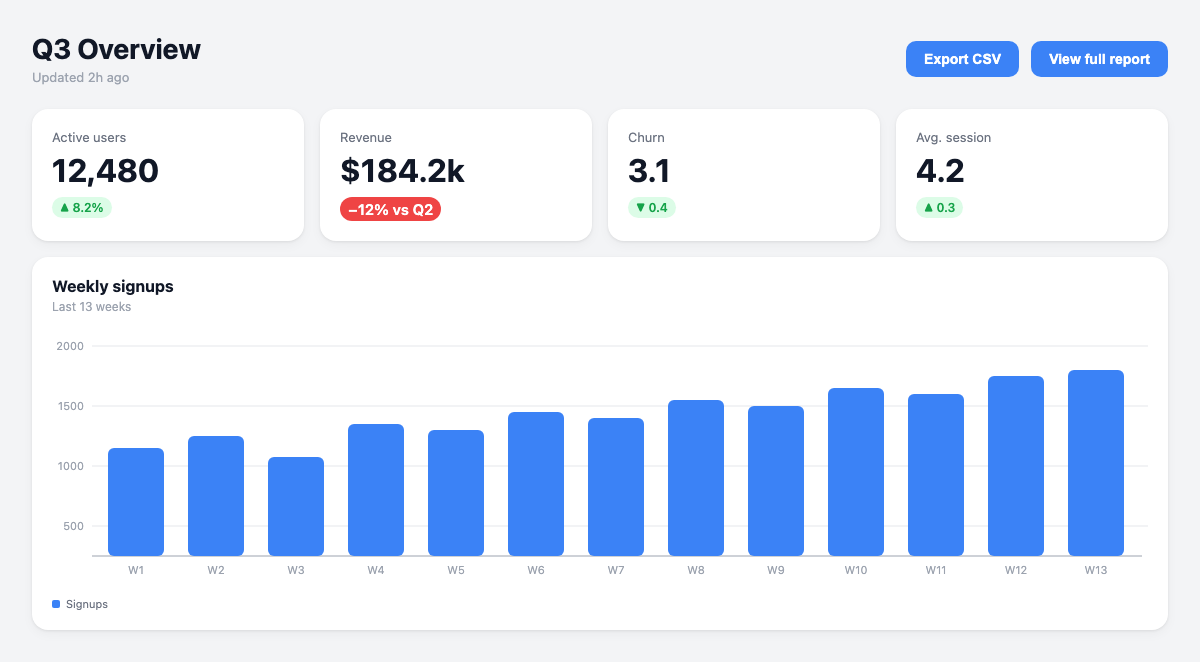
#> input picture assets/social/jury-exhibit/panel-desktop-1200x662.png, 1200 x 662 px
$ python gen_jury_card.py ../assets/social/jury-exhibit/panel-desktop-1200x662.png
#> lines starting #> are read from the running program, lines starting #| are printed output that depends on the picture
"""
Jury social cards: an agent's first-draft dashboard, the same panel after
every juror's fix, and what each of muriel's six jurors caught.

Output (assets/social/):
    jury-1600x900.svg / .png    X in-stream 16:9; also Bluesky and LinkedIn.
                                Content stays inside the centre 1600x838, so
                                a 1.91:1 crop loses nothing.
    jury-1080x1350.svg / .png   Instagram portrait 4:5
    jury-exhibit/               both panels (HTML source and 1200 px renders)

Sizes come from plugins/muriel/skills/compose/channels/dimensions.md.

The draft panel was written the way a coding agent writes a first pass. Six
juror agents reviewed it (case jx-1024-p2), every fix they asked for went into
panel-after.html, and the same six reviewed that (case jx-1024-p3). Each catch
on the card restates a finding from a ballot, and each pin sits where the
ballot locates the problem, in the draft's own pixels. The ballots are in
assets/social/jury-case.md.

Usage:
    python3 tools/gen_jury_card.py          # SVG + PNG (needs rsvg-convert)
    python3 tools/gen_jury_card.py --svg    # SVG only

Re-render a panel PNG after editing its HTML:
    python3 -m muriel.capture file://$PWD/assets/social/jury-exhibit/panel-after.html \\
        --tiers desktop --selector '#panel' --scale 1 \\
        --dir assets/social/jury-exhibit --slug panel-after
"""
from __future__ import annotations

import subprocess
import sys
from dataclasses import dataclass
from pathlib import Path
from xml.sax.saxutils import escape

from PIL import Image, ImageFont

ROOT = Path(__file__).resolve().parents[1]
OUT = ROOT / "assets" / "social"
BEFORE = OUT / "jury-exhibit" / "panel-desktop-1200x662.png"
AFTER = OUT / "jury-exhibit" / "panel-after-desktop-1200x747.png"

# muriel's dark pair plus the site's cyan accent. Ratios on BG are checked
# by `python -m muriel.contrast` on the emitted SVGs.
BG = "#1F1A14"      # logo-dark paper
MARK = "#E0D4BC"    # logo bars
INK = "#E8E2D0"     # 13.3:1
MUTED = "#C8BFAA"   # 9.5:1
ACCENT = "#7DD4E4"  # 10.2:1; pins carry BG digits on it, also 10.2:1
FRAME = "#4A4236"   # graphic only

SANS = "'Helvetica Neue', Helvetica, Arial, sans-serif"
LOGO_SANS = "Helvetica, 'Helvetica Neue', Arial, sans-serif"
HN = "/System/Library/Fonts/HelveticaNeue.ttc"
HN_INDEX = {500: 10, 700: 1}  # Medium, Bold

# muriel's logo bars on the 1200x630 card: (x, y, w, h).
LOGO_BARS = [(346, 159, 133, 212), (488, 159, 96, 155), (594, 199, 80, 83),
             (682, 199, 32, 86), (724, 159, 77, 155), (810, 90, 45, 224)]


@dataclass
class Finding:
    n: int
    juror: str
    catch: str      # a one-line restatement of the juror's finding
    pin: tuple      # (x, y) on the 1200x662 draft


# One catch per juror, in roster order; ids are in assets/social/jury-case.md.
FINDINGS: list[Finding] = [
    Finding(1, "Squinter", "numbers vanish when blurred", (505, 168)),        # F1
    Finding(2, "Thumbnail", "labels unreadable at preview size", (148, 128)), # t1
    Finding(3, "Stranger", "no clear main button", (1025, 22)),              # Q3 answer
    Finding(4, "Forger", "21 of 23 choices are stock", (1150, 282)),  # fg-1
    Finding(5, "Pedant", "two numbers with no unit", (716, 150)),             # P2, P3
    Finding(6, "Loupe", "26 notches at the axis", (508, 556)),                # F2
]

# "Ship (this seat's loss only)" votes, out of six, from the two cases.
SHIP_BEFORE = 1
SHIP_AFTER = 6      # case jx-1024-p4 (Squinter: jx-1024-p4s, reading order stated)

HEADLINE = "Better visual work from your coding agent."
PITCH = ("muriel gives it six AI jurors for visual and interaction work. Each sees the "
         "work differently (blurred, shrunk, one glance, text only, 4× close-ups, "
         "rebuilt from stock parts), so together they catch what one reviewer misses.")
PITCH_SHORT = ("muriel gives it six AI jurors for visual and interaction work. Each sees "
               "it differently, so together they catch what one reviewer misses.")
WHERE = "A design skill for coding agents · muriel.mindbendingpixels.com"
AFTER_LABEL = "After two rounds of fixes"


def label_before() -> str:
    return f"Before: an agent’s first draft · {SHIP_BEFORE} of 6 jurors would ship it"


def label_after() -> str:
    tail = f" · {SHIP_AFTER} of 6 would ship it" if SHIP_AFTER is not None else ""
    return f"After: every juror’s fix applied{tail}"


# ── measurement ──────────────────────────────────────────────────────────

_fonts: dict[tuple[int, int], ImageFont.FreeTypeFont] = {}


def text_w(s: str, px: int, weight: int = 500) -> float:
    if (px, weight) not in _fonts:
        _fonts[(px, weight)] = ImageFont.truetype(HN, px, index=HN_INDEX[weight])
    return _fonts[(px, weight)].getlength(s)


def wrap(s: str, px: int, max_w: float, weight: int = 500) -> list[str]:
    # Plain spaces only, so a no-break space keeps "21 of 23" together.
    lines, cur = [], ""
    for word in s.split(" "):
        trial = f"{cur} {word}".strip()
        # 4% slack: Pango sets slightly wider than PIL measures
        if cur and text_w(trial, px, weight) * 1.04 > max_w:
            lines.append(cur)
            cur = word
        else:
            cur = trial
    if cur:
        lines.append(cur)
    return lines


# ── SVG primitives ───────────────────────────────────────────────────────

def t(x, y, s, px, fill, weight=500, family=SANS, anchor="start") -> str:
    return (f'<text x="{x:.1f}" y="{y:.1f}" font-family="{family}" font-size="{px}" '
            f'font-weight="{weight}" fill="{fill}" text-anchor="{anchor}">{escape(s)}</text>')


def rect(x, y, w, h, fill, stroke=None, sw=1) -> str:
    st = f' stroke="{stroke}" stroke-width="{sw}"' if stroke else ""
    return f'<rect x="{x:.1f}" y="{y:.1f}" width="{w:.1f}" height="{h:.1f}" fill="{fill}"{st}/>'


def pin(cx, cy, n, r) -> str:
    """Numbered marker: BG digit on cyan, ringed in BG so it holds on the
    light panel and on the dark card alike."""
    return (f'<circle cx="{cx:.1f}" cy="{cy:.1f}" r="{r + 3:.1f}" fill="{BG}"/>'
            f'<circle cx="{cx:.1f}" cy="{cy:.1f}" r="{r:.1f}" fill="{ACCENT}"/>'
            + t(cx, cy + r * 0.42, str(n), round(r * 1.2), BG, 700, SANS, "middle"))


def brand(x, y, h) -> str:
    """The logo bars at height h, then the wordmark beside them."""
    s = h / 281
    out = [rect(x + (bx - 346) * s, y + (by - 90) * s, bw * s, bh * s, MARK)
           for bx, by, bw, bh in LOGO_BARS]
    out.append(t(x + 509 * s + 14, y + h * 0.78, "muriel", round(h * 0.82), INK, 700, LOGO_SANS))
    return "\n".join(out)


def panel(png: Path, x, y, w, pins_r=None, frame=FRAME) -> tuple[str, float]:
    """A panel render at width w; with pins_r, the six findings pinned on it."""
#> called with x = 64, y = 286, w = 690, pins_r = 13, frame = '#4A4236'
    iw, ih = Image.open(png).size
#> iw = 1200; ih = 662
    scale = w / iw
#> scale = 0.575
    h = ih * scale
#> h = 380.6
    out = [(f'<image href="jury-exhibit/{png.name}" x="{x:.1f}" y="{y:.1f}" '
            f'width="{w:.1f}" height="{h:.1f}" preserveAspectRatio="none"/>'),
           rect(x, y, w, h, "none", frame, 2 if frame == ACCENT else 1)]
    if pins_r:
        for f in FINDINGS:
            out.append(pin(x + f.pin[0] * scale, y + f.pin[1] * scale, f.n, pins_r))
#> after the loop, out = 8 items
    return "\n".join(out), h


def catch(f: Finding, x, y, px) -> str:
    """One legend line: pin, juror name, what it caught."""
    r = px * 0.62
    out = [pin(x + r, y - px * 0.35, f.n, r)]
    tx = x + 2 * r + 10
    out.append(t(tx, y, f.juror, px, INK, 700))
    out.append(t(tx + text_w(f.juror, px, 700) * 1.04 + 10, y, f.catch, px, INK, 500))
    return "\n".join(out)


def arrow(x0, x1, y) -> str:
    return (f'<line x1="{x0:.1f}" y1="{y:.1f}" x2="{x1 - 12:.1f}" y2="{y:.1f}" '
            f'stroke="{ACCENT}" stroke-width="4" stroke-linecap="round"/>'
            f'<path d="M{x1 - 18:.1f},{y - 12:.1f} L{x1:.1f},{y:.1f} L{x1 - 18:.1f},{y + 12:.1f}" '
            f'fill="none" stroke="{ACCENT}" stroke-width="4" stroke-linecap="round" '
            f'stroke-linejoin="round"/>')


def svg_open(W, H) -> list[str]:
    return [f'<svg xmlns="http://www.w3.org/2000/svg" width="{W}" height="{H}" viewBox="0 0 {W} {H}">',
            "<title>muriel jury</title>",
            f"<desc>{escape(HEADLINE + ' ' + PITCH)}</desc>",
            rect(0, 0, W, H, BG)]


# ── layouts ──────────────────────────────────────────────────────────────
# Built for a phone feed: X shows the landscape near 600 px wide and Instagram
# the portrait near 390, so nothing that must be read is set under ~34 px.
# The six catches live in the reply text, numbered to match the pins.

def outcome(x, y, px, anchor="start") -> str:
    """'1 of 6 → N of 6 jurors would ship it', the card's one number."""
    after = SHIP_AFTER if SHIP_AFTER is not None else "?"
    return t(x, y, f"Jurors who would ship it: {SHIP_BEFORE} of 6 → {after} of 6",
             px, ACCENT, 700, SANS, anchor)


def landscape(ctx) -> str:
    W, H, M = 1600, 900, 64
    out = svg_open(W, H)
    out.append(brand(M, 52, 44))
    out.append(t(M, 186, HEADLINE, 62, INK, 700))
    ctx["checks"].append(("land headline width", M + text_w(HEADLINE, 62, 700) * 1.04, W - M))
    pw = 690
    gap = W - 2 * M - 2 * pw
    top = 286
    out.append(t(M, top - 18, "Before", 36, MUTED, 700))
    img, bh = panel(BEFORE, M, top, pw, pins_r=13)
#> bh = 380.6
    out.append(img)
    ax = M + pw
    out.append(t(ax + gap, top - 18, AFTER_LABEL, 36, ACCENT, 700))
    img, ah = panel(AFTER, ax + gap, top, pw, frame=ACCENT)
#> call 2 of panel, with x = 846, y = 286, w = 690, frame = '#7DD4E4'
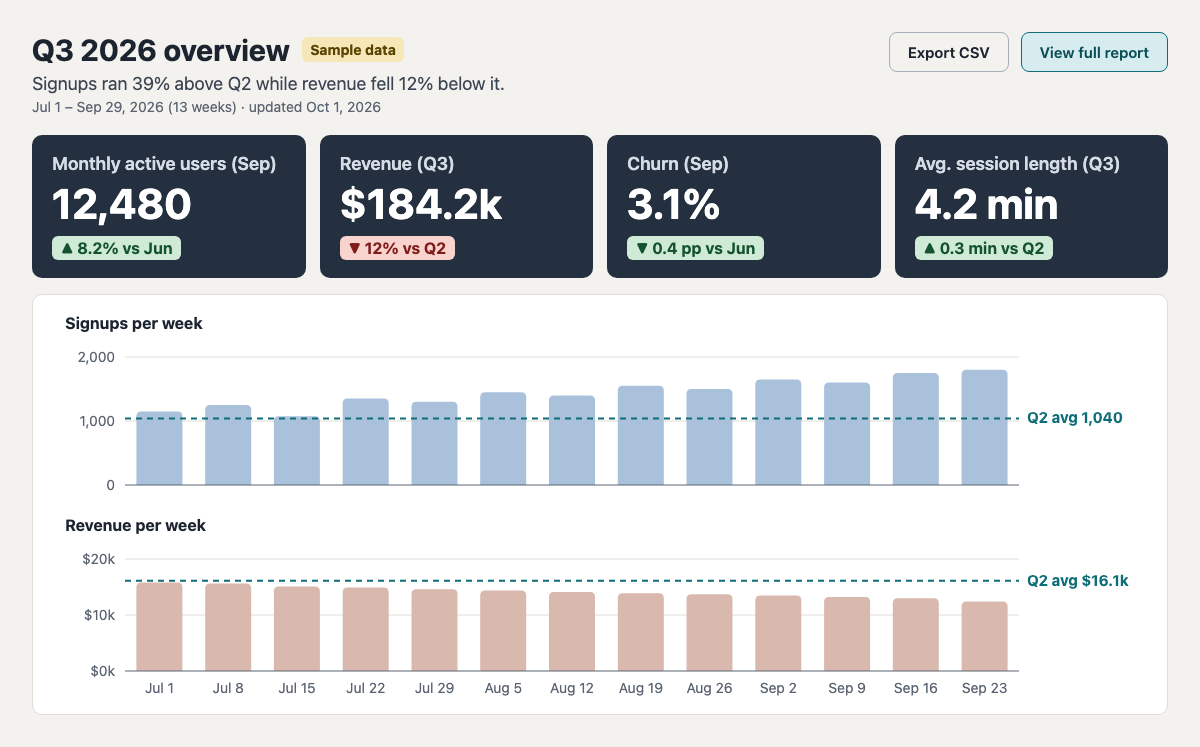
#> input picture assets/social/jury-exhibit/panel-after-desktop-1200x747.png, 1200 x 747 px
#> in panel (call 2), `iw, ih = Image.open(png).size`: ih = 747
#> in panel (call 2), `h = ih * scale`: h = 429.5
#> ah = 429.5
    out.append(img)
    out.append(arrow(ax + 22, ax + gap - 22, top + bh / 2))
    ly = top + max(bh, ah) + 72
#> ly = 787.5
    out.append(outcome(M, ly, 40))
    ctx["checks"].append(("land bottom", ly + 10, 860))
    out.append("</svg>")
    return "\n".join(out)


def portrait(ctx) -> str:
    W, H, M = 1080, 1350, 56
#> W = 1080; H = 1350; M = 56
    out = svg_open(W, H)
#> out = 4 items
    out.append(brand(M, 50, 44))
    y = 96
    for line in wrap(HEADLINE, 70, W - 2 * M, 700):
#> in wrap, `lines, cur = [], ""`: cur = ''
        y += 78
        out.append(t(M, y, line, 70, INK, 700))
#> this loop made 2 passes
#> after the loop, out = 7 items; y = 252
    y += 70
#> y = 322
    out.append(t(M, y, AFTER_LABEL, 40, ACCENT, 700))
    y += 22
#> y = 344
    img, ah = panel(AFTER, M, y, W - 2 * M, frame=ACCENT)
#> ah = 602.6
    out.append(img)
    y += ah + 62
#> y = 1008.6
    out.append(t(M, y, "Before", 36, MUTED, 700))
    y += 20
#> y = 1028.6
    bw = 480
    img, bh = panel(BEFORE, M, y, bw, pins_r=10)
#> bh = 264.8
    out.append(img)
    # Beside the draft: what happened between the panels, and the result.
    tx = M + bw + 36
#> tx = 572
    out.append(t(tx, y + 40, "Six AI jurors.", 40, INK, 700))
    out.append(t(tx, y + 90, "Every fix applied.", 40, INK, 700))
    after = SHIP_AFTER if SHIP_AFTER is not None else "?"
    out.append(t(tx, y + 168, "Would ship it:", 36, ACCENT, 700))
    out.append(t(tx, y + 214, f"{SHIP_BEFORE} of 6 → {after} of 6", 36, ACCENT, 700))
    ctx["checks"].append(("port bottom", max(y + bh, y + 222) + 8, 1310))
    ctx["checks"].append(("port side text", tx + text_w("Every fix applied.", 40, 700) * 1.04, W - M))
    out.append("</svg>")
    return "\n".join(out)


def main(argv: list[str]) -> int:
    ctx = {"checks": []}
    outputs = {"jury-1600x900": landscape(ctx), "jury-1080x1350": portrait(ctx)}
    for stem, svg in outputs.items():
        (OUT / f"{stem}.svg").write_text(svg + "\n")
#> this loop made 2 passes
#> stem on passes 1 to 2: 'jury-1600x900', 'jury-1080x1350'
    for name, value, limit in ctx["checks"]:
        flag = "!" if value > limit else " "
        print(f" {flag} {name}: {value:.0f} (limit {limit})")
#> this loop made 4 passes
#> (name, value, limit) on passes 1 to 4: ('land headline width', 1448.9, 1536), ('land bottom', 797.5, 860), ('port bottom', 1301.4, 1310), ('port side text', 934.2, 1024)
#|    land headline width: 1449 (limit 1536)
#|    land bottom: 798 (limit 860)
#|    port bottom: 1301 (limit 1310)
#|    port side text: 934 (limit 1024)
    if "--svg" not in argv:
        for stem in outputs:
            subprocess.run(["rsvg-convert", "-o", str(OUT / f"{stem}.png"),
                            str(OUT / f"{stem}.svg")], check=True)
            w, h = Image.open(OUT / f"{stem}.png").size
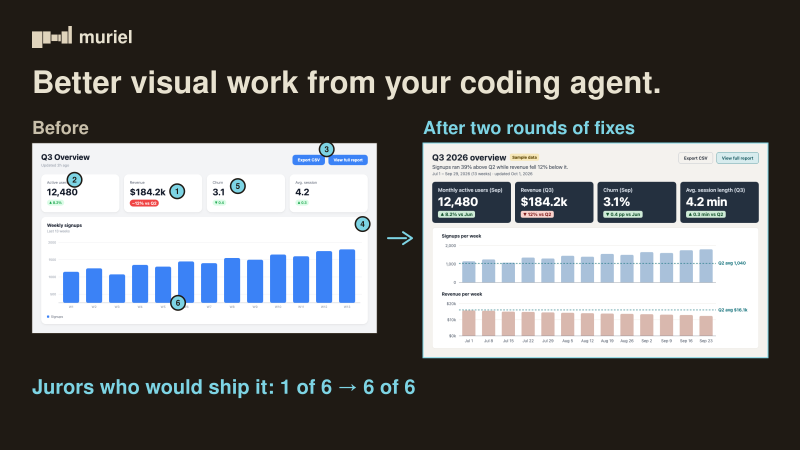
#> input picture assets/social/jury-1600x900.png, 1600 x 900 px (shown at 1/2 size)
#> w = 1600; h = 900
            print(f"  → {OUT / stem}.png  {w}x{h}")
#|   → assets/social/jury-1600x900.png  1600x900
    return 0


if __name__ == "__main__":
    raise SystemExit(main(sys.argv[1:]))
#> (the program exits here)
